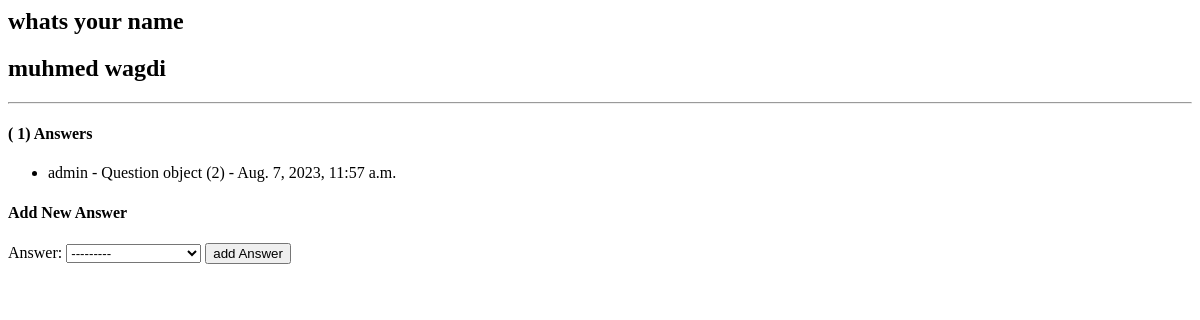
/questions/2, run on an earlier commit of the app's database.
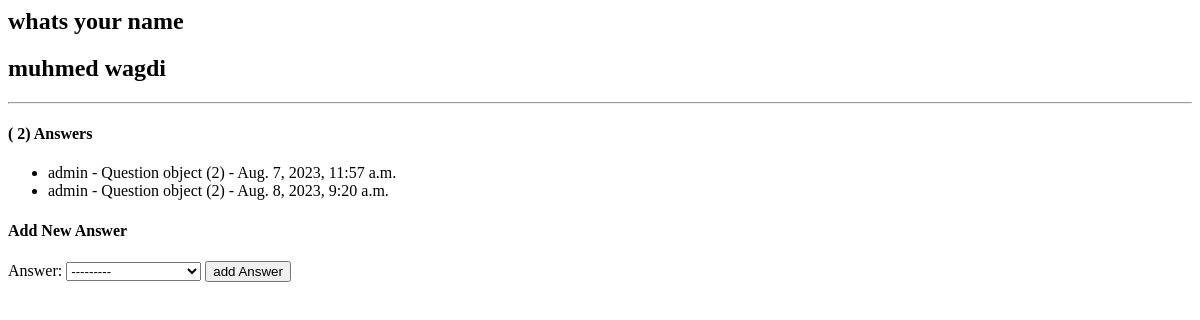
And on a later commit of the database.
### forumXO/models.py (models this page shows)
class Question(models.Model):
    Author = models.ForeignKey(User, related_name='question_author', on_delete=models.CASCADE)
    question = models.CharField(max_length=2000)
    content =  models.TextField(max_length=1000)
    tags = TaggableManager()
    created_at = models.DateTimeField(default=timezone.now)

class Answer (models.Model):
    author =  models.ForeignKey(User,related_name='answer_author',on_delete=models.CASCADE)
    answer = models.ForeignKey(Question,related_name='answer_question',on_delete=models.CASCADE)
    question =models.CharField(max_length=1000)
    created_at = models.DateTimeField(default=timezone.now)

### forumXO/views.py (the view)
# urls.py: path('questions/<int:id>',detail_question),
def detail_question(request,id):
    question= Question.objects.get(id=id)
    if request.method == 'POST':
        form = AnswerForm(request.POST)
        if form.is_valid():
            myform = form.save(commit=False)
            myform.author = request.user
            myform.question= question
            myform.save()
    else:
        form =AnswerForm()
    return render(request,'forumXO/detail_list.html',{'question':question,'form':form})

### forumXO/forms.py
class AnswerForm(forms.ModelForm):
    class Meta:
        model = Answer
        fields = ['answer']

### forumXO/templates/forumXO/detail_list.html (shortened to what this page needs)
<h2>{{question.question}}</h2>
<h2>{{question.content}}</h2>
<hr>
<h4>( {{question.answer_question.all|length}}) Answers</h4>
<ul>
    {% for object in question.answer_question.all %}
       <li>{{object.author}} - {{object.answer}} - {{object.created_at}}</li>
    {% endfor %}
</ul>
<h4>Add New Answer</h4>
<form method="post">
      {{form}}
    <input type="submit" value="add Answer">
</form>

What changed in the data, as far as the page shows it:
computed for Question "whats your name": answer_question.all|length "1" → "2"
added Answer: author "admin", answer "Question object (2)", created_at "Aug. 8, 2023, 9:20 a.m."
